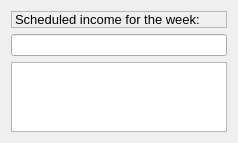
                    <widget class="QWidget" name="tboxPageJobWeek">
                     <property name="geometry">
                      <rect>
                       <x>0</x>
                       <y>0</y>
                       <width>238</width>
                       <height>139</height>
                      </rect>
                     </property>
                     <attribute name="label">
                      <string>Jobs</string>
                     </attribute>
                     <layout class="QVBoxLayout" name="verticalLayout_21">
                      <item>
                       <widget class="QLabel" name="lblCalPriceJobWeek">
                        <property name="font">
                         <font>
                          <pointsize>10</pointsize>
                         </font>
                        </property>
                        <property name="frameShape">
                         <enum>QFrame::StyledPanel</enum>
                        </property>
                        <property name="frameShadow">
                         <enum>QFrame::Raised</enum>
                        </property>
                        <property name="text">
                         <string>Scheduled income for the week:</string>
                        </property>
                        <property name="scaledContents">
                         <bool>true</bool>
                        </property>
                       </widget>
                      </item>
                      <item>
                       <widget class="vmLineEdit" name="txtCalPriceJobWeek">
                        <property name="font">
                         <font>
                          <weight>75</weight>
                          <bold>true</bold>
                         </font>
                        </property>
                        <property name="readOnly">
                         <bool>true</bool>
                        </property>
                       </widget>
                      </item>
                      <item>
                       <widget class="vmListWidget" name="lstCalJobsWeek"/>
                      </item>
                     </layout>
                    </widget>
